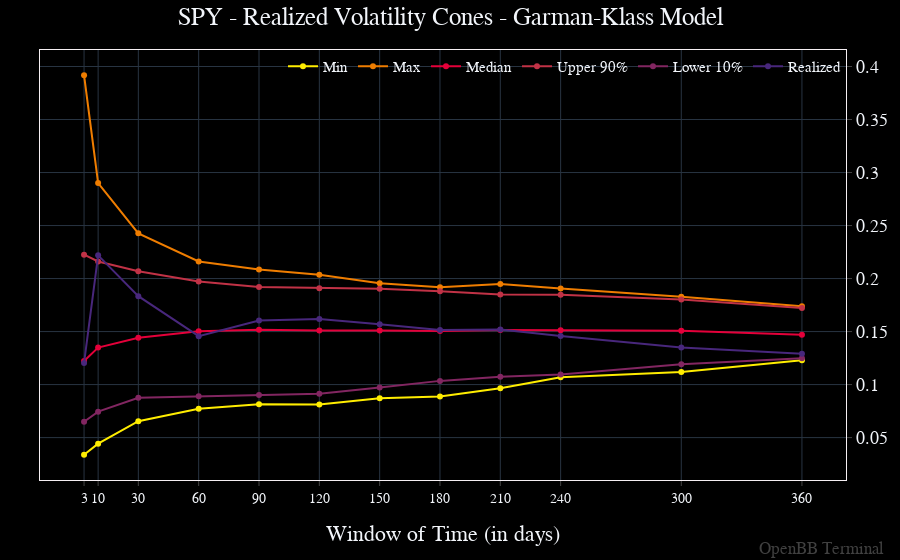

Notebook cell for this chart:
### Code cell
# data input can also be the 'load' function from the openbb sdk. Use the symbol arg to complete the title of the chart.
# ob.ta.cones_chart(
#     data=ob.stocks.load("SPY"),
#     symbol="SPY",
#     model="Garman-Klass",
#     upper_q=0.90,
#     lower_q=0.10,
# )

### Figure 1 — Plotly figure (JSON) as saved in the notebook; plotly's stock layout.template omitted (floating-point values rounded to 4 significant figures)
{"data": [{"hovertemplate": "%{y}<extra></extra>", "name": "Min", "type": "scatter", "x": [3, 10, 30, 60, 90, 120, 150, 180, 210, 240, 300, 360], "y": [0.03382, 0.04427, 0.0655, 0.07723, 0.08151, 0.08114, 0.08702, 0.08876, 0.09645, 0.1069, 0.112, 0.1229]}, {"hovertemplate": "%{y}<extra></extra>", "name": "Max", "type": "scatter", "x": [3, 10, 30, 60, 90, 120, 150, 180, 210, 240, 300, 360], "y": [0.3918, 0.2901, 0.2427, 0.2161, 0.2086, 0.2036, 0.1956, 0.1917, 0.1948, 0.1905, 0.1829, 0.1739]}, {"hovertemplate": "%{y}<extra></extra>", "name": "Median", "type": "scatter", "x": [3, 10, 30, 60, 90, 120, 150, 180, 210, 240, 300, 360], "y": [0.1223, 0.1349, 0.1442, 0.1503, 0.1517, 0.1511, 0.1511, 0.1506, 0.1514, 0.1513, 0.1507, 0.147]}, {"hovertemplate": "%{y}<extra></extra>", "name": "Upper 90%", "type": "scatter", "x": [3, 10, 30, 60, 90, 120, 150, 180, 210, 240, 300, 360], "y": [0.2226, 0.2161, 0.2069, 0.1972, 0.192, 0.1909, 0.1905, 0.1879, 0.185, 0.1846, 0.1802, 0.1722]}, {"hovertemplate": "%{y}<extra></extra>", "name": "Lower 10%", "type": "scatter", "x": [3, 10, 30, 60, 90, 120, 150, 180, 210, 240, 300, 360], "y": [0.06489, 0.07448, 0.08756, 0.08898, 0.09024, 0.0914, 0.09727, 0.1035, 0.1074, 0.1095, 0.1193, 0.1248]}, {"hovertemplate": "%{y}<extra></extra>", "name": "Realized", "type": "scatter", "x": [3, 10, 30, 60, 90, 120, 150, 180, 210, 240, 300, 360], "y": [0.1203, 0.2219, 0.1834, 0.1457, 0.1604, 0.1619, 0.157, 0.1516, 0.152, 0.1459, 0.135, 0.129]}], "layout": {"annotations": [{"font": {"color": "gray", "size": 17}, "opacity": 0.5, "text": "OpenBB Terminal", "x": 1, "xanchor": "right", "xref": "paper", "xshift": 40, "y": 0, "yanchor": "bottom", "yref": "paper", "yshift": -80}], "bargap": 0, "bargroupgap": 0, "barmode": "overlay", "hoverdistance": 2, "legend": {"groupclick": "toggleitem", "orientation": "h", "tracegroupgap": 133.3, "x": 1, "xanchor": "right", "y": 1, "yanchor": "top"}, "margin": {"b": 80, "l": 40, "r": 50, "t": 50}, "modebar": {"activecolor": "#d1030d", "bgcolor": "#2A2A2A", "color": "#FFFFFF", "orientation": "v"}, "newshape": {"line": {"color": "gold"}}, "spikedistance": 2, "title": {"text": "SPY - Realized Volatility Cones - Garman-Klass Model", "x": 0.5}, "xaxis": {"tickmode": "array", "ticktext": [3, 10, 30, 60, 90, 120, 150, 180, 210, 240, 300, 360], "tickvals": [3, 10, 30, 60, 90, 120, 150, 180, 210, 240, 300, 360], "title": {"text": "Window of Time (in days)"}}}}
